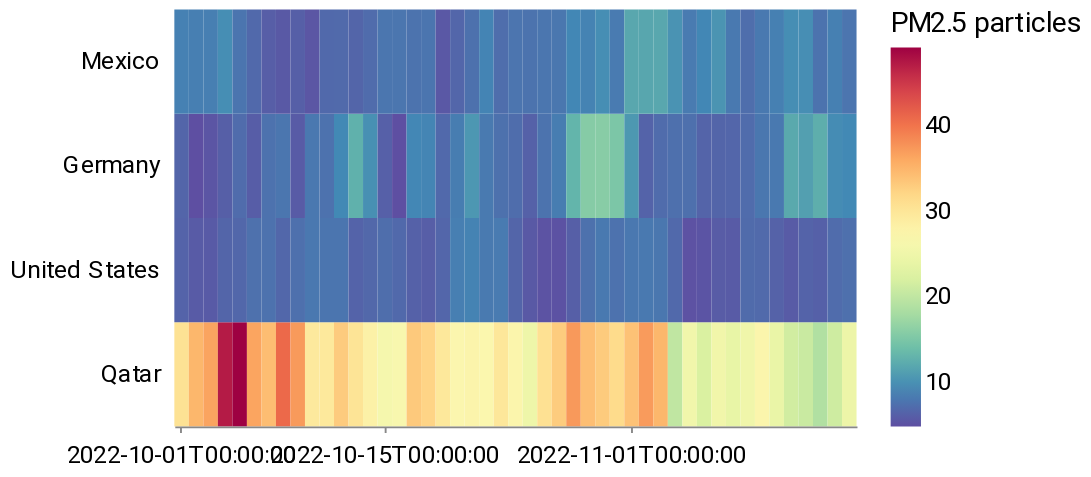

Notebook code for this chart:
### Code cell
alt.Chart(aq_daily_heatmap[aq_daily_heatmap["x"] >= "2022-10-01"]).mark_rect().encode(
    x=alt.X(
        "x:O",
        axis=alt.Axis(
            title="",
            values=[
                "2022-10-01T00:00:00",
                "2022-10-15T00:00:00",
                "2022-11-01T00:00:00",
            ],
        ),
    ),
    y=alt.Y(
        "y:O",
        sort=["Mexico", "Germany", "United States", "Qatar"],
        axis=alt.Axis(title=""),
    ),
    color=alt.Color(
        "z:Q",
        legend=alt.Legend(title="PM2.5 particles"),
        scale=alt.Scale(scheme="spectral", reverse=True),
    ),
).properties(width=360, height=220)

### Figure 1 — Vega-Lite specification as saved in the notebook (floating-point values rounded to 4 significant figures; data arrays with more than 128 entries replaced by an {"elided": "..."} marker saying what was removed)
{"config": {"view": {"width": 800, "height": 450, "strokeOpacity": 0}, "background": "#ffffff", "title": {"anchor": "start", "font": "Summit Sans", "fontColor": "palette[\"black\"]", "fontSize": 18, "fontWeight": "normal"}, "arc": {"fill": "#00d4d8"}, "area": {"fill": "#00d4d8"}, "line": {"stroke": "#00d4d8", "strokeWidth": 3}, "path": {"stroke": "#00d4d8"}, "rect": {"fill": "#00d4d8"}, "shape": {"stroke": "#00d4d8"}, "bar": {"fill": "#00d4d8"}, "point": {"stroke": "#00d4d8"}, "symbol": {"fill": "#00d4d8", "size": 30}, "axis": {"titleFont": "Roboto", "titleFontSize": 15, "titleFontWeight": "normal", "labelFont": "Roboto, sans", "labelFontSize": 13, "labelFontWeight": "normal"}, "axisX": {"labelAngle": 0, "labelPadding": 6, "tickSize": 3, "grid": false}, "axisY": {"labelBaseline": "middle", "maxExtent": 45, "minExtent": 45, "titleAlign": "left", "titleAngle": 0, "titleX": -45, "titleY": -11, "domainOpacity": 0, "gridWidth": 0.6, "gridColor": "#dddddd", "offset": 6, "tickSize": 0, "titleColor": "#767676"}, "legend": {"titleFont": "Roboto", "titleFontSize": 15, "titleFontWeight": "normal", "symbolType": "square", "labelFont": "Roboto, sans", "labelFontSize": 13}, "range": {"category": ["#005f66", "#e37e2d", "#d64a3b", "#76b0ef", "#c1bc40"], "diverging": ["#e68a4f", "#f4bb6a", "#f9e39c", "#dadfe2", "#a6b7c6", "#849eae"], "heatmap": ["#7ff6f6", "#00eeef", "#00d4d8", "#00abb2", "#00848b", "#fbf2c7", "#00363d"], "ordinal": ["#7ff6f6", "#00eeef", "#00d4d8", "#00abb2", "#00848b", "#fbf2c7", "#00363d"], "ramp": ["#7ff6f6", "#00eeef", "#00d4d8", "#00abb2", "#00848b", "#fbf2c7", "#00363d"]}}, "data": {"name": "data-2d365301e957391fb22450e4e77cab55"}, "mark": "rect", "encoding": {"color": {"field": "z", "legend": {"title": "PM2.5 particles"}, "scale": {"reverse": true, "scheme": "spectral"}, "type": "quantitative"}, "x": {"axis": {"title": "", "values": ["2022-10-01T00:00:00", "2022-10-15T00:00:00", "2022-11-01T00:00:00"]}, "field": "x", "type": "ordinal"}, "y": {"axis": {"title": ""}, "field": "y", "sort": ["Mexico", "Germany", "United States", "Qatar"], "type": "ordinal"}}, "height": 220, "width": 360, "$schema": "https://vega.github.io/schema/vega-lite/v4.17.0.json", "datasets": {"data-2d365301e957391fb22450e4e77cab55": {"elided": "188 records"}}}
